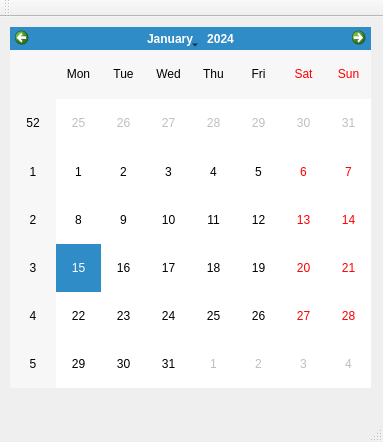
<?xml version="1.0" encoding="UTF-8"?>
<ui version="4.0">
 <class>MainWindow</class>
 <widget class="QMainWindow" name="MainWindow">
  <property name="geometry">
   <rect>
    <x>0</x>
    <y>0</y>
    <width>383</width>
    <height>442</height>
   </rect>
  </property>
  <property name="windowTitle">
   <string>MainWindow</string>
  </property>
  <widget class="QWidget" name="centralWidget">
   <widget class="QCalendarWidget" name="calendarWidget">
    <property name="geometry">
     <rect>
      <x>10</x>
      <y>10</y>
      <width>361</width>
      <height>361</height>
     </rect>
    </property>
   </widget>
  </widget>
  <widget class="QMenuBar" name="menuBar">
   <property name="geometry">
    <rect>
     <x>0</x>
     <y>0</y>
     <width>383</width>
     <height>21</height>
    </rect>
   </property>
  </widget>
  <widget class="QToolBar" name="mainToolBar">
   <attribute name="toolBarArea">
    <enum>TopToolBarArea</enum>
   </attribute>
   <attribute name="toolBarBreak">
    <bool>false</bool>
   </attribute>
  </widget>
  <widget class="QStatusBar" name="statusBar"/>
 </widget>
 <layoutdefault spacing="6" margin="11"/>
 <resources/>
 <connections/>
</ui>
